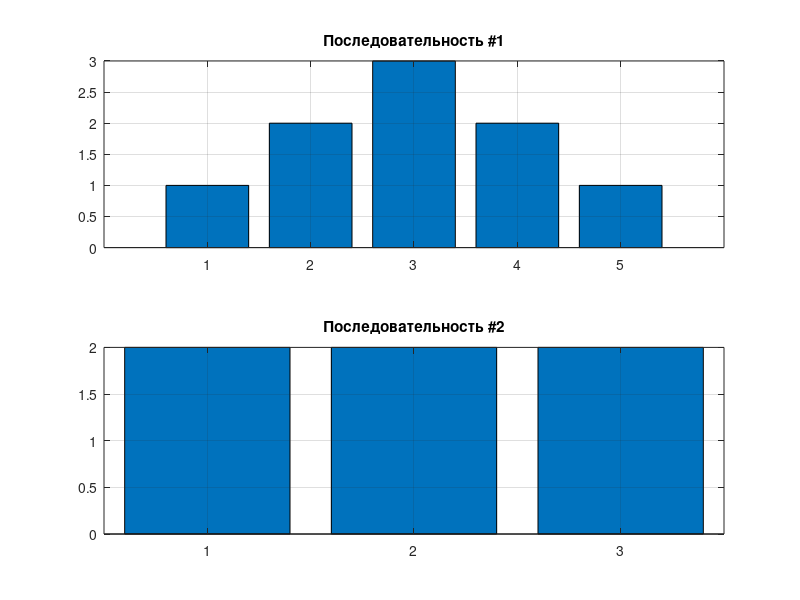
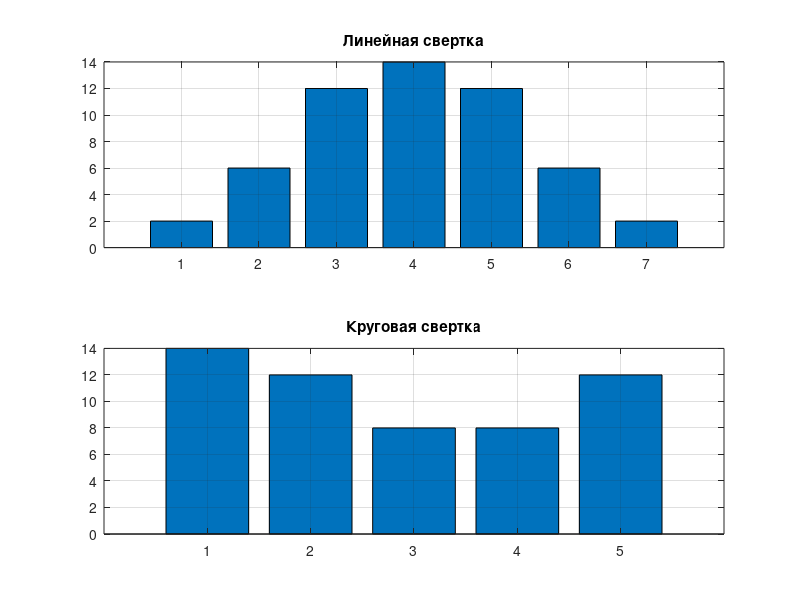

Write the MATLAB code that produced these figures, in order.
%% Л.Р. №2 - Свертка сигналов: линейная и круговая

clear; clc; close all;
%% %%%%%%%%%%%%%%%%%%%%%%%%%%%%%%%%%%%%%%%%%%%%%%%%%%%%%%%%%%%%%%%%%%%%% %%
%% ЗАДАНИЕ

S1=[1 2 3 2 1]; %треугольник
S2=[2 2 2]; %прямоугольник

%% %%%%%%%%%%%%%%%%%%%%%%%%%%%%%%%%%%%%%%%%%%%%%%%%%%%%%%%%%%%%%%%%%%%%% %%
%% ОСНОВНАЯ ПРОГРАММА

%графики сигналов
figure('Name','Дискретные сигналы','NumberTitle','off'); 
subplot(2,1,1); bar(S1); title 'Последовательность #1'; grid on; 
subplot(2,1,2); bar(S2); title 'Последовательность #2'; grid on;

%свертка сигналов
Sn1=conv(S1,S2); %линейная свертка

%вычисление круговой свертки
%добавление нулей в матрицу сигнала
if length(S1)~=length(S2);
    nul=sqrt((length(S1)-length(S2))^2);
    matnul=zeros(1,nul);
    if length(S1)<length(S2);
        S1=[S1 matnul];
    else;
        S2=[S2 matnul];
    end;
end; 
S22=rot90(rot90(S2)); %отражение сигнала
Sn2=ifft(fft(S1).*fft(S22));

%графики сверток
figure('Name','Свертка','NumberTitle','off'); 
subplot(2,1,1); bar(Sn1); title 'Линейная свертка'; grid on; 
subplot(2,1,2); bar(Sn2); title 'Круговая свертка'; grid on;
